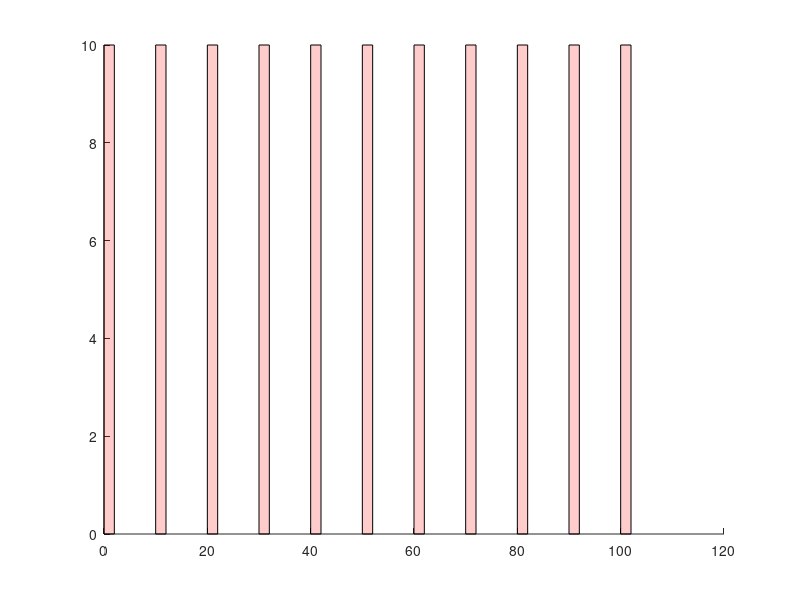

This chart was generated by the following MATLAB code:


x = [0:10:100; (0:10:100)+2];
X = reshape(repelem(x(:),2),4,[]);
Y = repmat([0; 10; 10; 0],1,size(X,2));
p = patch(X,Y,'r','EdgeColor','k', 'FaceAlpha', 0.2);